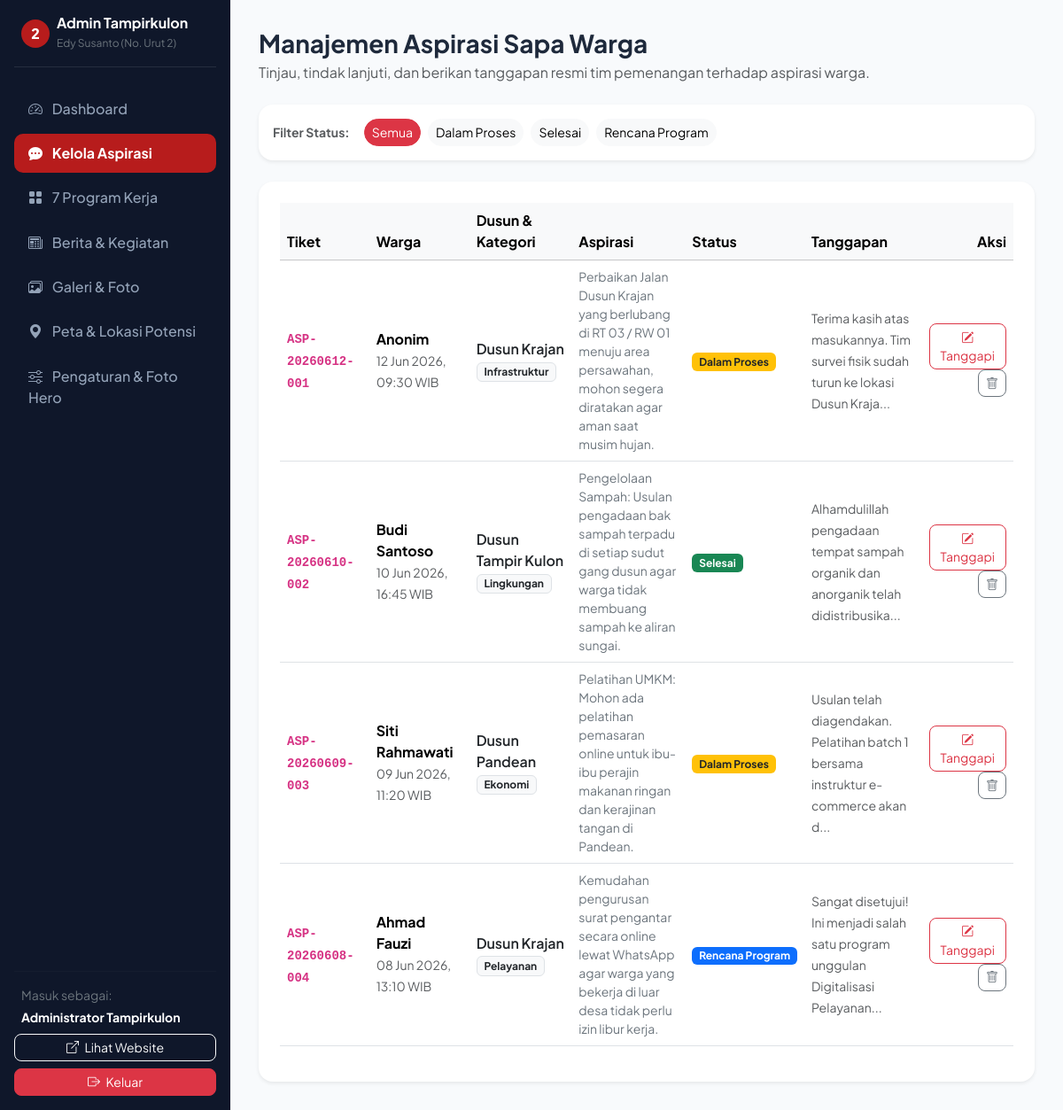
Screenshot of /admin/data_aspirasi.php (signed in) with the database file from the repository.
### tables this page shows
CREATE TABLE IF NOT EXISTS `aspirasi` (
  `id` INT AUTO_INCREMENT PRIMARY KEY,
  `kode_tiket` VARCHAR(30) NOT NULL UNIQUE,
  `nama_warga` VARCHAR(120) NOT NULL,
  `dusun` VARCHAR(80) NOT NULL,
  `kategori` VARCHAR(60) NOT NULL,
  `isi_aspirasi` TEXT NOT NULL,
  `foto` VARCHAR(255) DEFAULT NULL,
  `is_anonim` TINYINT(1) DEFAULT 0,
  `status` ENUM('Dalam Proses', 'Selesai', 'Rencana Program', 'Menunggu Review') DEFAULT 'Dalam Proses',
  `tanggapan` TEXT DEFAULT NULL,
  `tanggal_tanggapan` DATETIME DEFAULT NULL,
  `ip_address` VARCHAR(45) DEFAULT NULL,
  `created_at` TIMESTAMP DEFAULT CURRENT_TIMESTAMP
);

### includes/functions.php (called while the page is built, shortened)
<?php
function e($string) {
    return htmlspecialchars((string)$string, ENT_QUOTES, 'UTF-8');
}
function sanitize($data) {
    return trim(strip_tags((string)$data));
}
function format_tanggal_id($datetime, $withTime = false) {
    $time = strtotime($datetime);
    $bulanIndo = [
        1 => 'Jan', 2 => 'Feb', 3 => 'Mar', 4 => 'Apr', 5 => 'Mei', 6 => 'Jun',
        7 => 'Jul', 8 => 'Agu', 9 => 'Sep', 10 => 'Okt', 11 => 'Nov', 12 => 'Des'
    ];
    $d = date('d', $time);
    $m = $bulanIndo[(int)date('m', $time)];
    $y = date('Y', $time);
    if ($withTime) {
        return "$d $m $y, " . date('H:i', $time) . " WIB";
    }
    return "$d $m $y";
}

### admin/data_aspirasi.php (the view, shortened to what this page needs)
<?php
require_once __DIR__ . '/header_admin.php';
$statusFilter = sanitize($_GET['status'] ?? 'all');
$query = "SELECT * FROM aspirasi";
$params = [];
$query .= " ORDER BY created_at DESC";
$stmt = $pdo->prepare($query);
$stmt->execute($params);
$aspirasiList = $stmt->fetchAll();
?>
<div class="d-flex justify-content-between align-items-center mb-4">
  <div>
    <h3 class="fw-bold mb-1">Manajemen Aspirasi Sapa Warga</h3>
    <p class="text-muted mb-0">Tinjau, tindak lanjuti, dan berikan tanggapan resmi tim pemenangan terhadap aspirasi warga.</p>
  </div>
</div>
<div class="card border-0 shadow-sm rounded-4 p-3 bg-white mb-4">
  <div class="d-flex flex-wrap gap-2 align-items-center">
    <span class="small fw-bold text-muted me-2">Filter Status:</span>
    <a href="data_aspirasi.php" class="btn btn-sm <?= $statusFilter === 'all' ? 'btn-danger' : 'btn-light' ?> rounded-pill">Semua</a>
    <a href="data_aspirasi.php?status=Dalam Proses" class="btn btn-sm <?= $statusFilter === 'Dalam Proses' ? 'btn-warning text-dark fw-bold' : 'btn-light' ?> rounded-pill">Dalam Proses</a>
    <a href="data_aspirasi.php?status=Selesai" class="btn btn-sm <?= $statusFilter === 'Selesai' ? 'btn-success fw-bold' : 'btn-light' ?> rounded-pill">Selesai</a>
    <a href="data_aspirasi.php?status=Rencana Program" class="btn btn-sm <?= $statusFilter === 'Rencana Program' ? 'btn-primary fw-bold' : 'btn-light' ?> rounded-pill">Rencana Program</a>
  </div>
</div>
<div class="card border-0 shadow-sm rounded-4 p-4 bg-white">
  <div class="table-responsive">
    <table class="table table-hover align-middle">
      <thead class="table-light">
        <tr>
          <th>Tiket</th>
          <th>Warga</th>
          <th>Dusun &amp; Kategori</th>
          <th>Aspirasi</th>
          <th>Status</th>
          <th>Tanggapan</th>
          <th class="text-end">Aksi</th>
        </tr>
      </thead>
      <tbody>
        <?php foreach ($aspirasiList as $item): ?>
        <tr>
          <td><code class="fw-bold"><?= e($item['kode_tiket']) ?></code></td>
          <td>
            <strong><?= $item['is_anonim'] ? 'Anonim' : e($item['nama_warga']) ?></strong><br>
            <small class="text-muted"><?= format_tanggal_id($item['created_at'], true) ?></small>
          </td>
          <td>
            <span class="d-block fw-semibold text-dark"><?= e($item['dusun']) ?></span>
            <span class="badge bg-light text-dark border"><?= e($item['kategori']) ?></span>
          </td>
          <td style="max-width: 280px;">
            <div class="small text-secondary"><?= e($item['isi_aspirasi']) ?></div>
          </td>
          <td>
            <span class="badge <?= $item['status'] === 'Selesai' ? 'bg-success' : ($item['status'] === 'Dalam Proses' ? 'bg-warning text-dark' : 'bg-primary') ?>">
              <?= e($item['status']) ?>
            </span>
          </td>
          <td style="max-width: 220px;">
            <small class="text-muted"><?= !empty($item['tanggapan']) ? e(substr($item['tanggapan'], 0, 80)) . '...' : '<em class="text-muted">Belum ada</em>' ?></small>
          </td>
          <td class="text-end">
            <button class="btn btn-sm btn-outline-danger rounded-3" data-bs-toggle="modal" data-bs-target="#editModal<?= $item['id'] ?>">
              <i class="bi bi-pencil-square"></i> Tanggapi
            </button>
            <form action="data_aspirasi.php" method="POST" class="d-inline" onsubmit="return confirm('Hapus aspirasi ini secara permanen?');">
              <button type="submit" class="btn btn-sm btn-outline-secondary rounded-3">
                <i class="bi bi-trash"></i>
              </button>
            </form>
          </td>
        </tr>
        <?php endforeach; ?>
      </tbody>
    </table>
  </div>
</div>
<?php require_once __DIR__ . '/footer_admin.php'; ?>

### admin/header_admin.php (style rules this page uses)
body { font-family: 'Plus Jakarta Sans', sans-serif; background-color: #f8fafc; color: #1e293b; }

### rows the page displays
aspirasi: kode_tiket "ASP-20260612-001", is_anonim "Anonim", created_at "12 Jun 2026, 09:30 WIB", dusun "Dusun Krajan", kategori "Infrastruktur", isi_aspirasi "Perbaikan Jalan Dusun Krajan yang berlubang di RT 03 / RW 01 menuju area persawahan, mohon segera diratakan agar aman saat musim hujan.", status "Dalam Proses", tanggapan "Terima kasih atas masukannya. Tim survei fisik sudah turun ke lokasi Dusun Kraja"
aspirasi: kode_tiket "ASP-20260610-002", nama_warga "Budi Santoso", created_at "10 Jun 2026, 16:45 WIB", dusun "Dusun Tampir Kulon", kategori "Lingkungan", isi_aspirasi "Pengelolaan Sampah: Usulan pengadaan bak sampah terpadu di setiap sudut gang dusun agar warga tidak membuang sampah ke aliran sungai.", status "Selesai", tanggapan "Alhamdulillah pengadaan tempat sampah organik dan anorganik telah didistribusika"
aspirasi: kode_tiket "ASP-20260609-003", nama_warga "Siti Rahmawati", created_at "09 Jun 2026, 11:20 WIB", dusun "Dusun Pandean", kategori "Ekonomi", isi_aspirasi "Pelatihan UMKM: Mohon ada pelatihan pemasaran online untuk ibu-ibu perajin makanan ringan dan kerajinan tangan di Pandean.", status "Dalam Proses", tanggapan "Usulan telah diagendakan. Pelatihan batch 1 bersama instruktur e-commerce akan d"
aspirasi: kode_tiket "ASP-20260608-004", nama_warga "Ahmad Fauzi", created_at "08 Jun 2026, 13:10 WIB", dusun "Dusun Krajan", kategori "Pelayanan", isi_aspirasi "Kemudahan pengurusan surat pengantar secara online lewat WhatsApp agar warga yang bekerja di luar desa tidak perlu izin libur kerja.", status "Rencana Program", tanggapan "Sangat disetujui! Ini menjadi salah satu program unggulan Digitalisasi Pelayanan"

### other values shown
$_SESSION['admin_nama'] "Administrator Tampirkulon"
